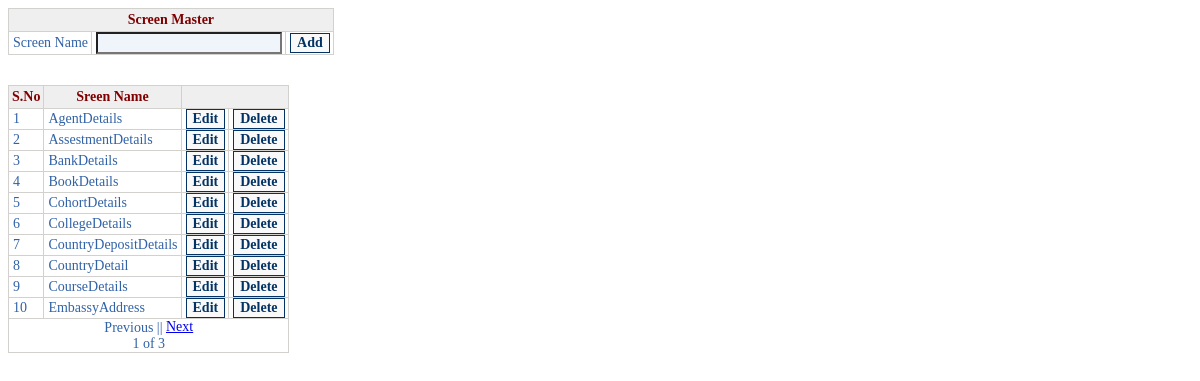
The page /Common/screenmaster.php on the database its author committed.
### tables this page shows
CREATE TABLE `screenmaster` (
  `ScreenId` bigint NOT NULL AUTO_INCREMENT,
  `ScreenName` varchar(50) DEFAULT NULL,
  PRIMARY KEY (`ScreenId`)
);

### Common/screenmaster.php (the view, shortened to what this page needs)
<html><head>
<link href="../Style/heoscss.css" rel="stylesheet" type="text/css">
</head>
<?php
print "<body><form action=\"screenmaster.php\" method=\"post\">
<table border=0 cellspacing=1 cellpadding=0>
<tr><th colspan=3>Screen Master</th></tr>
<tr><td>Screen Name</td><td><input type=\"text\" name=\"screenname\" onKeyPress=\"return keyRestrict(event,'abcdefghijklmnopqrstuvwxyz0123456789 '+String.fromCharCode(241))\"></td>
<td><input type=\"submit\" name=\"btnsubmit\" value=\"Add\"></td>
</tr></table></form></body></html>\n";
if(!isset($_POST['btnsubmit']) && !isset($_POST['btnedit']) && !isset($_POST['btncancel']) && !isset($_POST['btndelete']) && !isset($_POST['btnupdate']))
{
screenfil();
}
function screenfil()
{
if(!isset($_GET['page']))
{
@$cat=$_GET['cat'];
if(strlen($cat)==0)
{
$page=1;
fillpage($page);
}
}
else
{
$page = $_GET['page'];
$_SESSION['pagevalueforscreenmaster']=$page;
fillpage($page);
}
}
function fillpage($page)
{
$page  = (int) $page;
$limit = 10;
$result = mysql_query("select count(*) from screenmaster",$con);
$total = mysql_result($result, 0);
$pager  = getPagerData($total, $limit, $page);
if($total==0){$offset=0;}
else{$offset = $pager->offset;}
$limit  = $pager->limit;
$page   = $pager->page;
$queryselectscreen="select * from screenmaster order by ScreenName limit $offset,$limit";
$queryselectscreenexec=mysql_query($queryselectscreen,$con);
print "<form action=\"screenmaster.php\" method=\"post\">
<br><table border=0 cellspacing=1 cellpadding=0>
<tr><th>S.No</th><th>Sreen Name</th><th colspan=2>&nbsp;</th></tr>\n";
$sno=1;
while($Fetch=mysql_fetch_array($queryselectscreenexec))
{
$screenid=$Fetch["ScreenId"];
$screenname=$Fetch["ScreenName"];
print "<tr><td name=d[] value=\"$sno\">$sno</td>
<td>$screenname</td><input type=\"hidden\" name=\"screenid[]\" value=\"$screenid\"><td>
<input type=\"submit\" name=\"btnedit[$screenid]\" value=\"Edit\"></td>
<td><input type=\"submit\" name=\"btndelete[$screenid]\"  value=\"Delete\"></td></tr>\n";
$sno=$sno+1;
}
print "<tr><td align=\"center\" colspan=\"4\">\n";
if ($page == 1)
echo "Previous";
else
echo "<a href=\"screenmaster.php?page=" . ($page - 1) . "\">Previous</a>";
print " ||  \n";
if ($page == $pager->numPages)
echo "Next";
else
echo "<a href=\"screenmaster.php?page=" . ($page + 1) . "\">Next</a>";
print "<br>$page of $pager->numPages</td></tr></table></form>\n";
}
function getPagerData($numHits, $limit, $page)
{
$numHits  = (int) $numHits;
$limit    = max((int) $limit, 1);
$page     = (int) $page;
$numPages = ceil($numHits / $limit);
$page = max($page, 1);
$page = min($page, $numPages);
$offset = ($page - 1) * $limit;
$ret = new stdClass;
$ret->offset   = $offset;
$ret->limit    = $limit;
$ret->numPages = $numPages;
$ret->page     = $page;
return $ret;
}
?>

### Style/heoscss.css (style rules this page uses)
* { font-family:Calibri; // System, Verdana, Arial, Helvetica, sans-serif, Lucida Fax, Lucida Sans, Courier New; font-size:14px; // 11px font-weight:800; }
table { background:#D2D1CE; // #FFFFFF; }
tr { background:#ffffff; color:#3162A6; // 3162A6 }
th { background:#efefef; color:#800000; padding:3px; font-weight:600; }
td { padding-left:4px; padding-right:3px; background:#ffffff; vertical-align:middle; }
input[type="text"] { background:#F0F4FB; color:#3162A6; }
input[type="submit"],input[type="button"] { background-color:#F9F9F9; border:solid; border-width:1px; border-color:#033264; color:#033264; font-weight:800; }
a { vertical-align:text-bottom; }

### rows shown on the page
screenmaster: ScreenName "AgentDetails"
screenmaster: ScreenName "AssestmentDetails"
screenmaster: ScreenName "BankDetails"
screenmaster: ScreenName "BookDetails"
screenmaster: ScreenName "CohortDetails"
screenmaster: ScreenName "CollegeDetails"
screenmaster: ScreenName "CountryDepositDetails"
screenmaster: ScreenName "CountryDetail"
screenmaster: ScreenName "CourseDetails"
screenmaster: ScreenName "EmbassyAddress"

### other values the page prints
$page "1"
$pager->numPages "3"
